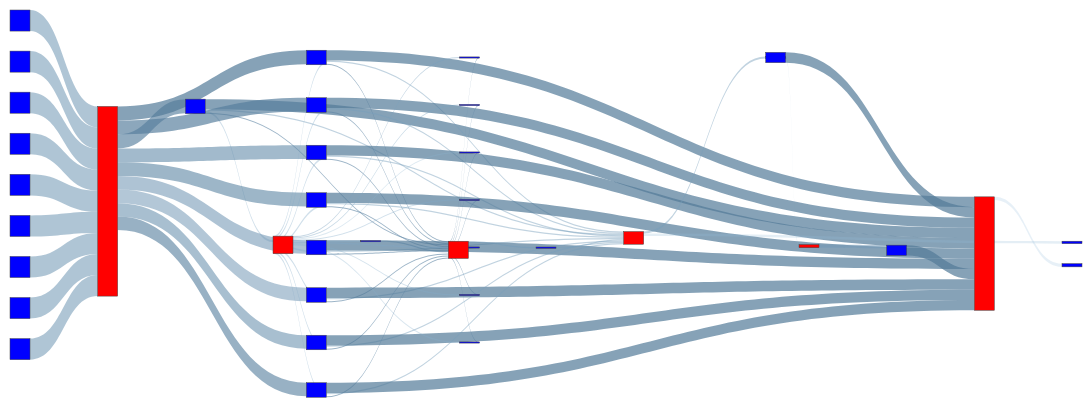

The cell this chart's notebook holds for it:
### Code cell
vfd_nodes, vfd_nodes_dict = get_nodes_for_sankey(G_VFD, label_on=False)

# print(vfd_nodes)

vfd_links = get_links_for_sankey(G_VFD, vfd_nodes_dict, val_sqrt=True)
fig = go.Figure(go.Sankey(
            node = vfd_nodes,
            link = vfd_links, orientation='h'))

fig.update_layout(
    autosize=False,
    width=1400,
    height=400,
    margin=dict(
        l=10,
        r=10,
        b=10,
        t=10,
        pad=2
    ),
    font=dict(size=18),
)

    
fig.show()
save_html_path = f"{stat_path}/vfd-{(SELECT_STAGE_END+1)}s-{test_name}-sankey.html"
fig.write_html(save_html_path)
print(f"Sankey saved to {save_html_path}")

### Figure 1 — Plotly figure (JSON) as saved in the notebook; plotly's stock layout.template omitted (floating-point values rounded to 4 significant figures)
{"data": [{"link": {"color": ["rgba(127.77777777777779, 167.77777777777777, 197.77777777777777, 0.3666666666666667)", "rgba(94.44444444444443, 134.44444444444443, 164.44444444444443, 0.6166666666666667)", "rgba(116.66666666666666, 156.66666666666666, 186.66666666666666, 0.45)", "rgba(83.33333333333333, 123.33333333333333, 153.33333333333331, 0.7)", "rgba(105.55555555555557, 145.55555555555557, 175.55555555555557, 0.5333333333333333)", "rgba(89.3939393939394, 129.3939393939394, 159.3939393939394, 0.6545454545454545)", "rgba(83.33333333333333, 123.33333333333333, 153.33333333333331, 0.7)", "rgba(86.36363636363637, 126.36363636363637, 156.36363636363637, 0.6772727272727272)", "rgba(98.4848484848485, 138.4848484848485, 168.4848484848485, 0.5863636363636364)", "rgba(95.45454545454544, 135.45454545454544, 165.45454545454544, 0.6090909090909091)", "rgba(104.54545454545456, 144.54545454545456, 174.54545454545456, 0.5409090909090909)", "rgba(107.57575757575758, 147.57575757575756, 177.57575757575756, 0.5181818181818182)", "rgba(101.5151515151515, 141.5151515151515, 171.5151515151515, 0.5636363636363637)", "rgba(92.42424242424244, 132.42424242424244, 162.42424242424244, 0.6318181818181818)", "rgba(127.77777777777779, 167.77777777777777, 197.77777777777777, 0.3666666666666667)", "rgba(94.44444444444443, 134.44444444444443, 164.44444444444443, 0.6166666666666667)", "rgba(116.66666666666666, 156.66666666666666, 186.66666666666666, 0.45)", "rgba(83.33333333333333, 123.33333333333333, 153.33333333333331, 0.7)", "rgba(105.55555555555557, 145.55555555555557, 175.55555555555557, 0.5333333333333333)", "rgba(127.77777777777779, 167.77777777777777, 197.77777777777777, 0.3666666666666667)", "rgba(94.44444444444443, 134.44444444444443, 164.44444444444443, 0.6166666666666667)", "rgba(116.66666666666666, 156.66666666666666, 186.66666666666666, 0.45)", "rgba(83.33333333333333, 123.33333333333333, 153.33333333333331, 0.7)", "rgba(105.55555555555557, 145.55555555555557, 175.55555555555557, 0.5333333333333333)", "rgba(127.77777777777779, 167.77777777777777, 197.77777777777777, 0.3666666666666667)", "rgba(94.44444444444443, 134.44444444444443, 164.44444444444443, 0.6166666666666667)", "rgba(116.66666666666666, 156.66666666666666, 186.66666666666666, 0.45)", "rgba(83.33333333333333, 123.33333333333333, 153.33333333333331, 0.7)", "rgba(105.55555555555557, 145.55555555555557, 175.55555555555557, 0.5333333333333333)", "rgba(127.77777777777779, 167.77777777777777, 197.77777777777777, 0.3666666666666667)", "rgba(94.44444444444443, 134.44444444444443, 164.44444444444443, 0.6166666666666667)", "rgba(116.66666666666666, 156.66666666666666, 186.66666666666666, 0.45)", "rgba(83.33333333333333, 123.33333333333333, 153.33333333333331, 0.7)", "rgba(105.55555555555557, 145.55555555555557, 175.55555555555557, 0.5333333333333333)", "rgba(127.77777777777779, 167.77777777777777, 197.77777777777777, 0.3666666666666667)", "rgba(94.44444444444443, 134.44444444444443, 164.44444444444443, 0.6166666666666667)", "rgba(116.66666666666666, 156.66666666666666, 186.66666666666666, 0.45)", "rgba(83.33333333333333, 123.33333333333333, 153.33333333333331, 0.7)", "rgba(105.55555555555557, 145.55555555555557, 175.55555555555557, 0.5333333333333333)", "rgba(127.77777777777779, 167.77777777777777, 197.77777777777777, 0.3666666666666667)", "rgba(94.44444444444443, 134.44444444444443, 164.44444444444443, 0.6166666666666667)", "rgba(116.66666666666666, 156.66666666666666, 186.66666666666666, 0.45)", "rgba(83.33333333333333, 123.33333333333333, 153.33333333333331, 0.7)", "rgba(105.55555555555557, 145.55555555555557, 175.55555555555557, 0.5333333333333333)", "rgba(127.77777777777779, 167.77777777777777, 197.77777777777777, 0.3666666666666667)", "rgba(94.44444444444443, 134.44444444444443, 164.44444444444443, 0.6166666666666667)", "rgba(116.66666666666666, 156.66666666666666, 186.66666666666666, 0.45)", "rgba(83.33333333333333, 123.33333333333333, 153.33333333333331, 0.7)", "rgba(105.55555555555557, 145.55555555555557, 175.55555555555557, 0.5333333333333333)", "rgba(127.77777777777779, 167.77777777777777, 197.77777777777777, 0.3666666666666667)", "rgba(94.44444444444443, 134.44444444444443, 164.44444444444443, 0.6166666666666667)", "rgba(116.66666666666666, 156.66666666666666, 186.66666666666666, 0.45)", "rgba(83.33333333333333, 123.33333333333333, 153.33333333333331, 0.7)", "rgba(105.55555555555557, 145.55555555555557, 175.55555555555557, 0.5333333333333333)", "rgba(140.9090909090909, 180.9090909090909, 210.9090909090909, 0.2681818181818182)", "rgba(119.6969696969697, 159.6969696969697, 189.6969696969697, 0.42727272727272725)", "rgba(122.72727272727272, 162.72727272727272, 192.72727272727272, 0.40454545454545454)", "rgba(137.87878787878788, 177.87878787878788, 207.87878787878788, 0.2909090909090909)", "rgba(128.78787878787878, 168.78787878787878, 198.78787878787878, 0.3590909090909091)", "rgba(125.75757575757575, 165.75757575757575, 195.75757575757575, 0.38181818181818183)", "rgba(131.8181818181818, 171.8181818181818, 201.8181818181818, 0.33636363636363636)", "rgba(134.84848484848484, 174.84848484848484, 204.84848484848484, 0.31363636363636366)", "rgba(94.44444444444443, 134.44444444444443, 164.44444444444443, 0.6166666666666667)", "rgba(94.44444444444443, 134.44444444444443, 164.44444444444443, 0.6166666666666667)", "rgba(94.44444444444443, 134.44444444444443, 164.44444444444443, 0.6166666666666667)", "rgba(94.44444444444443, 134.44444444444443, 164.44444444444443, 0.6166666666666667)", "rgba(94.44444444444443, 134.44444444444443, 164.44444444444443, 0.6166666666666667)", "rgba(94.44444444444443, 134.44444444444443, 164.44444444444443, 0.6166666666666667)", "rgba(94.44444444444443, 134.44444444444443, 164.44444444444443, 0.6166666666666667)", "rgba(94.44444444444443, 134.44444444444443, 164.44444444444443, 0.6166666666666667)", "rgba(113.63636363636364, 153.63636363636363, 183.63636363636363, 0.4727272727272727)", "rgba(116.66666666666666, 156.66666666666666, 186.66666666666666, 0.45)", "rgba(143.93939393939394, 183.93939393939394, 213.93939393939394, 0.24545454545454548)", "rgba(116.66666666666666, 156.66666666666666, 186.66666666666666, 0.45)", "rgba(138.88888888888889, 178.88888888888889, 208.88888888888889, 0.2833333333333333)", "rgba(110.6060606060606, 150.6060606060606, 180.6060606060606, 0.4954545454545455)", "rgba(83.33333333333333, 123.33333333333333, 153.33333333333331, 0.7)", "rgba(146.96969696969697, 186.96969696969697, 216.96969696969697, 0.22272727272727275)", "rgba(83.33333333333333, 123.33333333333333, 153.33333333333331, 0.7)"], "label": ["Access Volume : 151.53 KB <br />Access Count : 129 <br />Average Access Size : 1.17 KB <br />Operation : read_only<br />Bandwidth : 583.68 KB/s", "Access Volume : 40.85 KB <br />Access Count : 54 <br />Average Access Size : 756.44 B <br />Operation : read_only<br />Bandwidth : 1.98 MB/s", "Access Volume : 63.74 KB <br />Access Count : 71 <br />Average Access Size : 897.7 B <br />Operation : read_only<br />Bandwidth : 592.32 KB/s", "Access Volume : 4.23 MB <br />Access Count : 140 <br />Average Access Size : 30.24 KB <br />Operation : read_only<br />Bandwidth : 17.88 MB/s", "Access Volume : 17.68 MB <br />Access Count : 75 <br />Average Access Size : 235.77 KB <br />Operation : read_only<br />Bandwidth : 1.21 MB/s", "Access Volume : 8 MB <br />Access Count : 729 <br />Average Access Size : 10.98 KB <br />Operation : write_only<br />Bandwidth : 7.93 MB/s", "Access Volume : 7.83 MB <br />Access Count : 729 <br />Average Access Size : 10.75 KB <br />Operation : write_only<br />Bandwidth : 8.14 MB/s", "Access Volume : 7.68 MB <br />Access Count : 729 <br />Average Access Size : 10.54 KB <br />Operation : write_only<br />Bandwidth : 7.95 MB/s", "Access Volume : 7.54 MB <br />Access Count : 729 <br />Average Access Size : 10.34 KB <br />Operation : write_only<br />Bandwidth : 7.73 MB/s", "Access Volume : 7.48 MB <br />Access Count : 729 <br />Average Access Size : 10.26 KB <br />Operation : write_only<br />Bandwidth : 7.79 MB/s", "Access Volume : 7.38 MB <br />Access Count : 729 <br />Average Access Size : 10.13 KB <br />Operation : write_only<br />Bandwidth : 7.59 MB/s", "Access Volume : 7.28 MB <br />Access Count : 729 <br />Average Access Size : 9.98 KB <br />Operation : write_only<br />Bandwidth : 7.57 MB/s", "Access Volume : 7.19 MB <br />Access Count : 729 <br />Average Access Size : 9.87 KB <br />Operation : write_only<br />Bandwidth : 7.73 MB/s", "Access Volume : 7.19 MB <br />Access Count : 729 <br />Average Access Size : 9.86 KB <br />Operation : write_only<br />Bandwidth : 7.79 MB/s", "Access Volume : 151.53 KB <br />Access Count : 129 <br />Average Access Size : 1.17 KB <br />Operation : read_only<br />Bandwidth : 583.68 KB/s", "Access Volume : 40.85 KB <br />Access Count : 54 <br />Average Access Size : 756.44 B <br />Operation : read_only<br />Bandwidth : 1.98 MB/s", "Access Volume : 63.74 KB <br />Access Count : 71 <br />Average Access Size : 897.7 B <br />Operation : read_only<br />Bandwidth : 592.32 KB/s", "Access Volume : 4.23 MB <br />Access Count : 140 <br />Average Access Size : 30.24 KB <br />Operation : read_only<br />Bandwidth : 17.88 MB/s", "Access Volume : 17.68 MB <br />Access Count : 75 <br />Average Access Size : 235.77 KB <br />Operation : read_only<br />Bandwidth : 1.21 MB/s", "Access Volume : 151.53 KB <br />Access Count : 129 <br />Average Access Size : 1.17 KB <br />Operation : read_only<br />Bandwidth : 583.68 KB/s", "Access Volume : 40.85 KB <br />Access Count : 54 <br />Average Access Size : 756.44 B <br />Operation : read_only<br />Bandwidth : 1.98 MB/s", "Access Volume : 63.74 KB <br />Access Count : 71 <br />Average Access Size : 897.7 B <br />Operation : read_only<br />Bandwidth : 592.32 KB/s", "Access Volume : 4.23 MB <br />Access Count : 140 <br />Average Access Size : 30.24 KB <br />Operation : read_only<br />Bandwidth : 17.88 MB/s", "Access Volume : 17.68 MB <br />Access Count : 75 <br />Average Access Size : 235.77 KB <br />Operation : read_only<br />Bandwidth : 1.21 MB/s", "Access Volume : 151.53 KB <br />Access Count : 129 <br />Average Access Size : 1.17 KB <br />Operation : read_only<br />Bandwidth : 583.68 KB/s", "Access Volume : 40.85 KB <br />Access Count : 54 <br />Average Access Size : 756.44 B <br />Operation : read_only<br />Bandwidth : 1.98 MB/s", "Access Volume : 63.74 KB <br />Access Count : 71 <br />Average Access Size : 897.7 B <br />Operation : read_only<br />Bandwidth : 592.32 KB/s", "Access Volume : 4.23 MB <br />Access Count : 140 <br />Average Access Size : 30.24 KB <br />Operation : read_only<br />Bandwidth : 17.88 MB/s", "Access Volume : 17.68 MB <br />Access Count : 75 <br />Average Access Size : 235.77 KB <br />Operation : read_only<br />Bandwidth : 1.21 MB/s", "Access Volume : 151.53 KB <br />Access Count : 129 <br />Average Access Size : 1.17 KB <br />Operation : read_only<br />Bandwidth : 583.68 KB/s", "Access Volume : 40.85 KB <br />Access Count : 54 <br />Average Access Size : 756.44 B <br />Operation : read_only<br />Bandwidth : 1.98 MB/s", "Access Volume : 63.74 KB <br />Access Count : 71 <br />Average Access Size : 897.7 B <br />Operation : read_only<br />Bandwidth : 592.32 KB/s", "Access Volume : 4.23 MB <br />Access Count : 140 <br />Average Access Size : 30.24 KB <br />Operation : read_only<br />Bandwidth : 17.88 MB/s", "Access Volume : 17.68 MB <br />Access Count : 75 <br />Average Access Size : 235.77 KB <br />Operation : read_only<br />Bandwidth : 1.21 MB/s", "Access Volume : 151.53 KB <br />Access Count : 129 <br />Average Access Size : 1.17 KB <br />Operation : read_only<br />Bandwidth : 583.68 KB/s", "Access Volume : 40.85 KB <br />Access Count : 54 <br />Average Access Size : 756.44 B <br />Operation : read_only<br />Bandwidth : 1.98 MB/s", "Access Volume : 63.74 KB <br />Access Count : 71 <br />Average Access Size : 897.7 B <br />Operation : read_only<br />Bandwidth : 592.32 KB/s", "Access Volume : 4.23 MB <br />Access Count : 140 <br />Average Access Size : 30.24 KB <br />Operation : read_only<br />Bandwidth : 17.88 MB/s", "Access Volume : 17.68 MB <br />Access Count : 75 <br />Average Access Size : 235.77 KB <br />Operation : read_only<br />Bandwidth : 1.21 MB/s", "Access Volume : 151.53 KB <br />Access Count : 129 <br />Average Access Size : 1.17 KB <br />Operation : read_only<br />Bandwidth : 583.68 KB/s", "Access Volume : 40.85 KB <br />Access Count : 54 <br />Average Access Size : 756.44 B <br />Operation : read_only<br />Bandwidth : 1.98 MB/s", "Access Volume : 63.74 KB <br />Access Count : 71 <br />Average Access Size : 897.7 B <br />Operation : read_only<br />Bandwidth : 592.32 KB/s", "Access Volume : 4.23 MB <br />Access Count : 140 <br />Average Access Size : 30.24 KB <br />Operation : read_only<br />Bandwidth : 17.88 MB/s", "Access Volume : 17.68 MB <br />Access Count : 75 <br />Average Access Size : 235.77 KB <br />Operation : read_only<br />Bandwidth : 1.21 MB/s", "Access Volume : 151.53 KB <br />Access Count : 129 <br />Average Access Size : 1.17 KB <br />Operation : read_only<br />Bandwidth : 583.68 KB/s", "Access Volume : 40.85 KB <br />Access Count : 54 <br />Average Access Size : 756.44 B <br />Operation : read_only<br />Bandwidth : 1.98 MB/s", "Access Volume : 63.74 KB <br />Access Count : 71 <br />Average Access Size : 897.7 B <br />Operation : read_only<br />Bandwidth : 592.32 KB/s", "Access Volume : 4.23 MB <br />Access Count : 140 <br />Average Access Size : 30.24 KB <br />Operation : read_only<br />Bandwidth : 17.88 MB/s", "Access Volume : 17.68 MB <br />Access Count : 75 <br />Average Access Size : 235.77 KB <br />Operation : read_only<br />Bandwidth : 1.21 MB/s", "Access Volume : 151.53 KB <br />Access Count : 129 <br />Average Access Size : 1.17 KB <br />Operation : read_only<br />Bandwidth : 583.68 KB/s", "Access Volume : 40.85 KB <br />Access Count : 54 <br />Average Access Size : 756.44 B <br />Operation : read_only<br />Bandwidth : 1.98 MB/s", "Access Volume : 63.74 KB <br />Access Count : 71 <br />Average Access Size : 897.7 B <br />Operation : read_only<br />Bandwidth : 592.32 KB/s", "Access Volume : 4.23 MB <br />Access Count : 140 <br />Average Access Size : 30.24 KB <br />Operation : read_only<br />Bandwidth : 17.88 MB/s", "Access Volume : 17.68 MB <br />Access Count : 75 <br />Average Access Size : 235.77 KB <br />Operation : read_only<br />Bandwidth : 1.21 MB/s", "Access Volume : 54.47 KB <br />Access Count : 201 <br />Average Access Size : 271.01 B <br />Operation : write_only<br />Bandwidth : 275.35 KB/s", "Access Volume : 54.95 KB <br />Access Count : 201 <br />Average Access Size : 273.38 B <br />Operation : write_only<br />Bandwidth : 279.95 KB/s", "Access Volume : 54.77 KB <br />Access Count : 201 <br />Average Access Size : 272.48 B <br />Operation : write_only<br />Bandwidth : 279.4 KB/s", "Access Volume : 54.53 KB <br />Access Count : 201 <br />Average Access Size : 271.3 B <br />Operation : write_only<br />Bandwidth : 276.76 KB/s", "Access Volume : 54.99 KB <br />Access Count : 201 <br />Average Access Size : 273.58 B <br />Operation : write_only<br />Bandwidth : 277.94 KB/s", "Access Volume : 55.16 KB <br />Access Count : 201 <br />Average Access Size : 274.4 B <br />Operation : write_only<br />Bandwidth : 278.75 KB/s", "Access Volume : 54.51 KB <br />Access Count : 201 <br />Average Access Size : 271.17 B <br />Operation : write_only<br />Bandwidth : 277.57 KB/s", "Access Volume : 54.44 KB <br />Access Count : 201 <br />Average Access Size : 270.85 B <br />Operation : write_only<br />Bandwidth : 277.25 KB/s", "Access Volume : 40.85 KB <br />Access Count : 54 <br />Average Access Size : 756.44 B <br />Operation : read_only<br />Bandwidth : 1.98 MB/s", "Access Volume : 40.85 KB <br />Access Count : 54 <br />Average Access Size : 756.44 B <br />Operation : read_only<br />Bandwidth : 1.98 MB/s", "Access Volume : 40.85 KB <br />Access Count : 54 <br />Average Access Size : 756.44 B <br />Operation : read_only<br />Bandwidth : 1.98 MB/s", "Access Volume : 40.85 KB <br />Access Count : 54 <br />Average Access Size : 756.44 B <br />Operation : read_only<br />Bandwidth : 1.98 MB/s", "Access Volume : 40.85 KB <br />Access Count : 54 <br />Average Access Size : 756.44 B <br />Operation : read_only<br />Bandwidth : 1.98 MB/s", "Access Volume : 40.85 KB <br />Access Count : 54 <br />Average Access Size : 756.44 B <br />Operation : read_only<br />Bandwidth : 1.98 MB/s", "Access Volume : 40.85 KB <br />Access Count : 54 <br />Average Access Size : 756.44 B <br />Operation : read_only<br />Bandwidth : 1.98 MB/s", "Access Volume : 40.85 KB <br />Access Count : 54 <br />Average Access Size : 756.44 B <br />Operation : read_only<br />Bandwidth : 1.98 MB/s", "Access Volume : 78.23 KB <br />Access Count : 156 <br />Average Access Size : 501.46 B <br />Operation : write_only<br />Bandwidth : 401.4 KB/s", "Access Volume : 63.74 KB <br />Access Count : 71 <br />Average Access Size : 897.7 B <br />Operation : read_only<br />Bandwidth : 592.32 KB/s", "Access Volume : 239.55 KB <br />Access Count : 1244 <br />Average Access Size : 192.57 B <br />Operation : write_only<br />Bandwidth : 261.67 KB/s", "Access Volume : 160.12 KB <br />Access Count : 184 <br />Average Access Size : 870.21 B <br />Operation : write_only<br />Bandwidth : 392.36 KB/s", "Access Volume : 161.63 KB <br />Access Count : 166 <br />Average Access Size : 973.7 B <br />Operation : read_only<br />Bandwidth : 429.88 KB/s", "Access Volume : 387.78 KB <br />Access Count : 743 <br />Average Access Size : 521.91 B <br />Operation : write_only<br />Bandwidth : 1.52 MB/s", "Access Volume : 4.23 MB <br />Access Count : 140 <br />Average Access Size : 30.24 KB <br />Operation : read_only<br />Bandwidth : 17.88 MB/s", "Access Volume : 404.58 KB <br />Access Count : 713 <br />Average Access Size : 567.44 B <br />Operation : write_only<br />Bandwidth : 74.53 KB/s", "Access Volume : 4.23 MB <br />Access Count : 140 <br />Average Access Size : 30.24 KB <br />Operation : read_only<br />Bandwidth : 17.88 MB/s"], "source": [0, 0, 0, 0, 1, 2, 2, 2, 2, 2, 2, 2, 2, 2, 3, 3, 3, 3, 4, 5, 5, 5, 5, 6, 7, 7, 7, 7, 8, 9, 9, 9, 9, 10, 11, 11, 11, 11, 12, 13, 13, 13, 13, 14, 15, 15, 15, 15, 16, 17, 17, 17, 17, 18, 19, 19, 19, 19, 19, 19, 19, 19, 20, 21, 22, 23, 24, 25, 26, 27, 28, 29, 30, 30, 32, 33, 34, 35, 36], "target": [19, 28, 30, 35, 2, 0, 3, 5, 7, 9, 11, 13, 15, 17, 19, 28, 30, 35, 2, 19, 28, 30, 35, 2, 19, 28, 30, 35, 2, 19, 28, 30, 35, 2, 19, 28, 30, 35, 2, 19, 28, 30, 35, 2, 19, 28, 30, 35, 2, 19, 28, 30, 35, 2, 20, 21, 22, 23, 24, 25, 26, 27, 28, 28, 28, 28, 28, 28, 28, 28, 29, 30, 31, 32, 33, 34, 35, 37, 35], "value": [389.3, 202.1, 252.5, 2057.0, 4205.0, 2829.0, 2799.0, 2772.0, 2746.0, 2735.0, 2717.0, 2698.0, 2682.0, 2682.0, 389.3, 202.1, 252.5, 2057.0, 4205.0, 389.3, 202.1, 252.5, 2057.0, 4205.0, 389.3, 202.1, 252.5, 2057.0, 4205.0, 389.3, 202.1, 252.5, 2057.0, 4205.0, 389.3, 202.1, 252.5, 2057.0, 4205.0, 389.3, 202.1, 252.5, 2057.0, 4205.0, 389.3, 202.1, 252.5, 2057.0, 4205.0, 389.3, 202.1, 252.5, 2057.0, 4205.0, 233.4, 234.4, 234.0, 233.5, 234.5, 234.9, 233.5, 233.3, 202.1, 202.1, 202.1, 202.1, 202.1, 202.1, 202.1, 202.1, 279.7, 252.5, 489.4, 400.1, 402.0, 622.7, 2057.0, 636.1, 2057.0]}, "node": {"color": ["Blue", "Blue", "Red", "Blue", "Blue", "Blue", "Blue", "Blue", "Blue", "Blue", "Blue", "Blue", "Blue", "Blue", "Blue", "Blue", "Blue", "Blue", "Blue", "Red", "Blue", "Blue", "Blue", "Blue", "Blue", "Blue", "Blue", "Blue", "Red", "Blue", "Red", "Blue", "Blue", "Red", "Blue", "Red", "Blue", "Blue"], "label": [], "x": [0.2857, 0, 0.1429, 0.2857, 0, 0.2857, 0, 0.2857, 0, 0.2857, 0, 0.2857, 0, 0.2857, 0, 0.2857, 0, 0.2857, 0, 0.2857, 0.4286, 0.4286, 0.4286, 0.4286, 0.4286, 0.4286, 0.4286, 0.4286, 0.4286, 0.5714, 0.5714, 0.7143, 0.7143, 0.7143, 0.8571, 0.8571, 0.7143, 1], "y": [0, 0, 0, 0.125, 0.125, 0.25, 0.25, 0.375, 0.375, 0.5, 0.5, 0.625, 0.625, 0.75, 0.75, 0.875, 0.875, 1, 1, 0, 0, 0.125, 0.25, 0.375, 0.5, 0.625, 0.75, 0.875, 0, 0, 0, 0, 0.125, 0, 0, 0, 0.125, 0]}, "orientation": "h", "type": "sankey"}], "layout": {"autosize": false, "font": {"size": 18}, "height": 400, "margin": {"b": 10, "l": 10, "pad": 2, "r": 10, "t": 10}, "width": 1400}}
